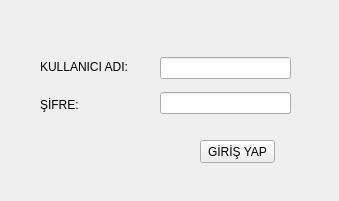
<?xml version="1.0" encoding="UTF-8"?>
<ui version="4.0">
 <class>GirisEkran</class>
 <widget class="QWidget" name="GirisEkran">
  <property name="geometry">
   <rect>
    <x>0</x>
    <y>0</y>
    <width>339</width>
    <height>201</height>
   </rect>
  </property>
  <property name="sizePolicy">
   <sizepolicy hsizetype="Ignored" vsizetype="Ignored">
    <horstretch>0</horstretch>
    <verstretch>0</verstretch>
   </sizepolicy>
  </property>
  <property name="maximumSize">
   <size>
    <width>68139</width>
    <height>68139</height>
   </size>
  </property>
  <property name="mouseTracking">
   <bool>false</bool>
  </property>
  <property name="windowTitle">
   <string>Form</string>
  </property>
  <widget class="QPushButton" name="girisbuton">
   <property name="geometry">
    <rect>
     <x>200</x>
     <y>140</y>
     <width>75</width>
     <height>23</height>
    </rect>
   </property>
   <property name="text">
    <string>GİRİŞ YAP</string>
   </property>
  </widget>
  <widget class="QWidget" name="layoutWidget">
   <property name="geometry">
    <rect>
     <x>40</x>
     <y>50</y>
     <width>121</width>
     <height>71</height>
    </rect>
   </property>
   <layout class="QVBoxLayout" name="verticalLayout">
    <item>
     <widget class="QLabel" name="label">
      <property name="text">
       <string>KULLANICI ADI:</string>
      </property>
     </widget>
    </item>
    <item>
     <widget class="QLabel" name="label_2">
      <property name="text">
       <string>ŞİFRE:</string>
      </property>
     </widget>
    </item>
   </layout>
   <zorder>label_2</zorder>
   <zorder>label</zorder>
  </widget>
  <widget class="QWidget" name="layoutWidget">
   <property name="geometry">
    <rect>
     <x>160</x>
     <y>50</y>
     <width>131</width>
     <height>71</height>
    </rect>
   </property>
   <layout class="QVBoxLayout" name="verticalLayout_2">
    <item>
     <widget class="QLineEdit" name="lineEdit_kullaniciadi"/>
    </item>
    <item>
     <widget class="QLineEdit" name="lineEdit_sifre">
      <property name="echoMode">
       <enum>QLineEdit::Password</enum>
      </property>
     </widget>
    </item>
   </layout>
  </widget>
 </widget>
 <resources/>
 <connections/>
</ui>
